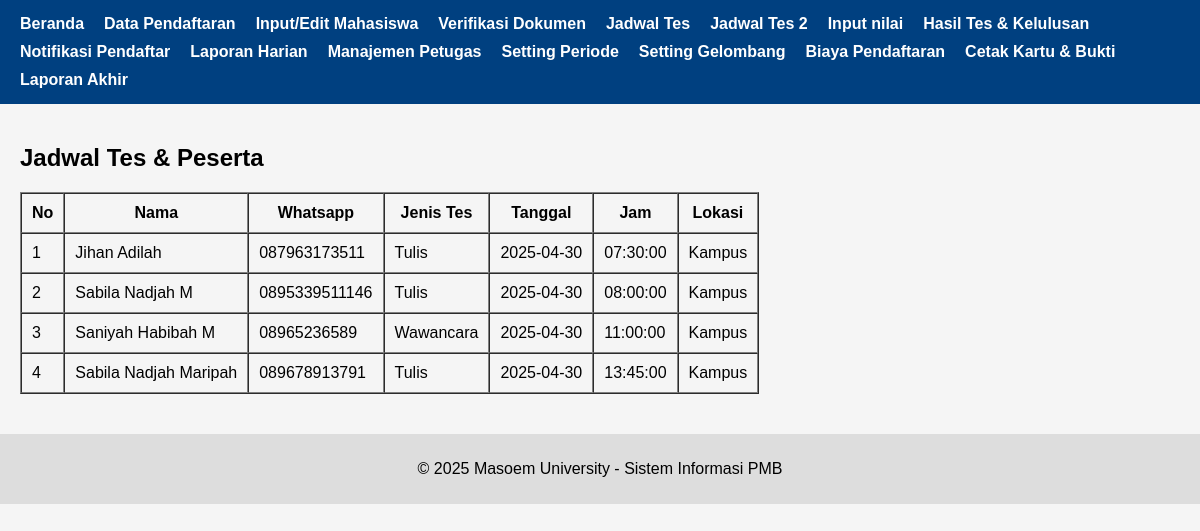
/pages/lihat_jadwal_tes.php, run on the app's committed database.
### tables this page shows
CREATE TABLE `jadwal_tes` (
  `id` int(11) NOT NULL,
  `username` varchar(50) NOT NULL,
  `jenis_tes` varchar(50) NOT NULL,
  `tanggal_tes` date NOT NULL,
  `jam_tes` time NOT NULL,
  `lokasi` varchar(100) DEFAULT NULL,
  `nilai` decimal(5,2) DEFAULT NULL,
  `keterangan` text DEFAULT NULL
);

CREATE TABLE `pendaftar` (
  `id` int(11) NOT NULL,
  `username` varchar(50) DEFAULT NULL,
  `prodi` varchar(100) DEFAULT NULL,
  `nama` varchar(100) DEFAULT NULL,
  `whatsapp` varchar(20) DEFAULT NULL,
  `asal_sekolah` varchar(100) DEFAULT NULL,
  `tahun_lulus` int(11) DEFAULT NULL,
  `created_at` timestamp NOT NULL DEFAULT current_timestamp(),
  `status_verifikasi` enum('belum','sudah') DEFAULT 'belum',
  `status_kelulusan` enum('Lulus','Tidak Lulus','Belum Ditetapkan') DEFAULT 'Belum Ditetapkan',
  `bukti_pembayaran` varchar(255) DEFAULT NULL,
  `status_pembayaran` enum('belum','sudah') DEFAULT 'belum'
);

### pages/lihat_jadwal_tes.php (the view, shortened to what this page needs)
<?php
include '../header.php';
$conn = new mysqli("localhost", "root", "", "pmb");
$query = "
  SELECT j.*, p.nama, p.whatsapp
  FROM jadwal_tes j
  JOIN pendaftar p ON j.username = p.username
  ORDER BY j.tanggal_tes, j.jam_tes
";
$result = $conn->query($query);
?>
<div class="container">
  <h2>Jadwal Tes & Peserta</h2>
  <table border="1" cellpadding="10" cellspacing="0">
    <tr>
      <th>No</th>
      <th>Nama</th>
      <th>Whatsapp</th>
      <th>Jenis Tes</th>
      <th>Tanggal</th>
      <th>Jam</th>
      <th>Lokasi</th>
    </tr>
    <?php $no = 1; while ($row = $result->fetch_assoc()): ?>
    <tr>
      <td><?= $no++ ?></td>
      <td><?= $row['nama'] ?></td>
      <td><?= $row['whatsapp'] ?></td>
      <td><?= $row['jenis_tes'] ?></td>
      <td><?= $row['tanggal_tes'] ?></td>
      <td><?= $row['jam_tes'] ?></td>
      <td><?= $row['lokasi'] ?></td>
    </tr>
    <?php endwhile; ?>
  </table>
</div>
<?php
include '../footer.php';
?>

### assets/style.css (style rules this page uses)
body { font-family: Arial, sans-serif; background-color: #f5f5f5; margin: 0; padding: 0; }
.container { padding: 20px; }

### data on the page
jadwal_tes: pendaftar.nama "Jihan Adilah", pendaftar.whatsapp "087963173511", jenis_tes "Tulis", tanggal_tes "2025-04-30", jam_tes "07:30:00", lokasi "Kampus"
jadwal_tes: pendaftar.nama "Sabila Nadjah M", pendaftar.whatsapp "0895339511146", jenis_tes "Tulis", tanggal_tes "2025-04-30", jam_tes "08:00:00", lokasi "Kampus"
jadwal_tes: pendaftar.nama "Saniyah Habibah M", pendaftar.whatsapp "08965236589", jenis_tes "Wawancara", tanggal_tes "2025-04-30", jam_tes "11:00:00", lokasi "Kampus"
jadwal_tes: pendaftar.nama "Sabila Nadjah Maripah", pendaftar.whatsapp "089678913791", jenis_tes "Tulis", tanggal_tes "2025-04-30", jam_tes "13:45:00", lokasi "Kampus"
